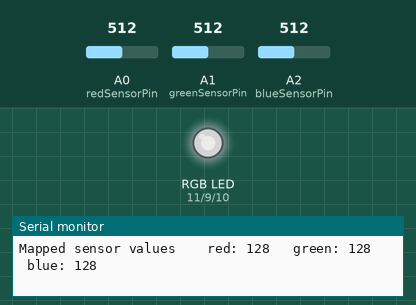
Simulated run of this sketch. Board: Arduino Uno, built with avr-gcc and run on an emulated ATmega328P. Parts: an RGB LED mixed from three pins (HIGH = lit), the last lines printed to the serial monitor. Inputs (shaded band) come from the test bench; at power-on: A0 (redSensorPin) = 512, A1 (greenSensorPin) = 512, A2 (blueSensorPin) = 512. Dim RGB values are drawn brighter than linear.

Above: at 1.2 s.
1.3 s: A0 (redSensorPin) set to 409
At 2.0 s:
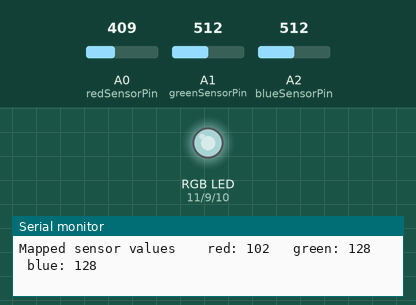
4.3 s: A0 (redSensorPin) set to 387
At 5.2 s:
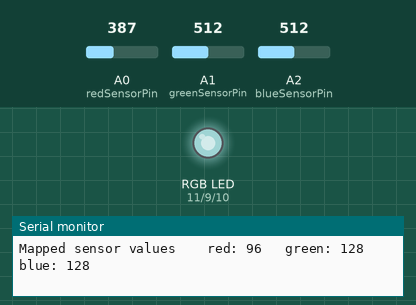
7.3 s: A1 (greenSensorPin) set to 416
At 8.7 s:
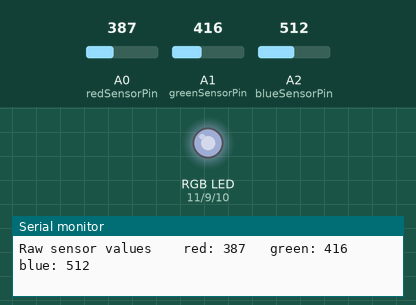
10.3 s: A1 (greenSensorPin) set to 392
At 11.6 s:
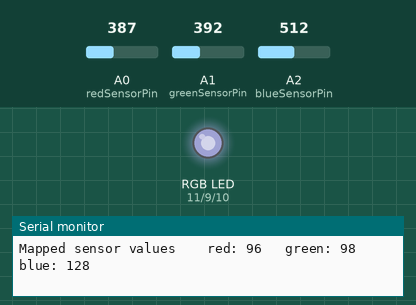
13.3 s: A2 (blueSensorPin) set to 414
At 14.1 s:
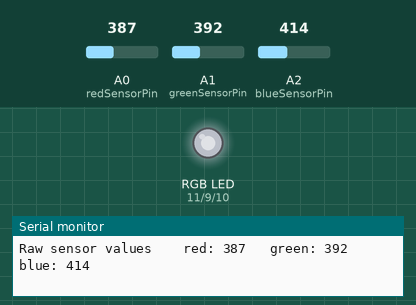
16.3 s: A2 (blueSensorPin) set to 390
At 17.7 s:
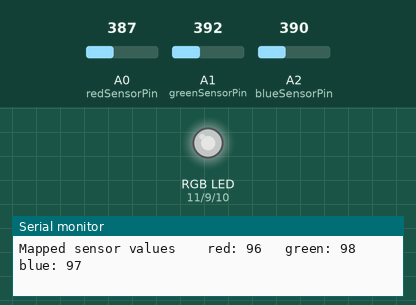
Timing chart, 0 to 19.3 s (numbered marks = the images above; inputs shaded):
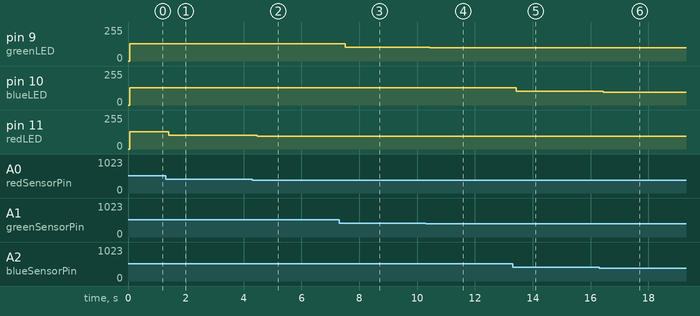

The sketch:

Sketch7.ino
```cpp
/*
 Name:		Sketch7.ino
 Created:	7/28/2020 9:52:01 AM
 Author:	Janie
*/
#pragma region Variables
const int redLED = 11, greenLED = 9, blueLED = 10, redSensorPin = A0, greenSensorPin = A1, blueSensorPin = A2;

int redValue = 0, greenValue = 0, blueValue = 0, redSensorValue = 0, greenSensorValue = 0, blueSensorValue = 0;
#pragma endregion

// the setup function runs once when you press reset or power the board
void setup() {
	Serial.begin(9600);

	pinMode(redLED, OUTPUT);
	pinMode(greenLED, OUTPUT);
	pinMode(blueLED, OUTPUT);
}

// the loop function runs over and over again until power down or reset
void loop() {
	redSensorValue = analogRead(redSensorPin);
	delay(5);
	greenSensorValue = analogRead(greenSensorPin);
	delay(5);
	blueSensorValue = analogRead(blueSensorPin);
	Serial.print("Raw sensor values \t red: ");
	Serial.print(redSensorValue);
	Serial.print("\t green: ");
	Serial.print(greenSensorValue);
	Serial.print("\t blue: ");
	Serial.println(blueSensorValue);

	redValue = redSensorValue / 4;
    greenValue = greenSensorValue / 4;
	blueValue = blueSensorValue / 4;

	Serial.print("Mapped sensor values \t red: ");
	Serial.print(redValue);
	Serial.print("\t green: ");
	Serial.print(greenValue);
	Serial.print("\t blue: ");
	Serial.println(blueValue);

	analogWrite(redLED, redValue);
	analogWrite(greenLED, greenValue);
	analogWrite(blueLED, blueValue);
}
```

Measured:
- after the input at 1.3 s, pin 11 (redLED): 128/255 → 102/255 after 0.12 s
- after the input at 4.3 s, pin 11 (redLED): 102/255 → 96/255 after 0.18 s
- after the input at 7.3 s, pin 9 (greenLED): 128/255 → 104/255 after 0.21 s
- after the input at 10.3 s, pin 9 (greenLED): 104/255 → 98/255 after 0.13 s
- after the input at 13.3 s, pin 10 (blueLED): 128/255 → 103/255 after 0.13 s
- after the input at 16.3 s, pin 10 (blueLED): 103/255 → 97/255 after 0.14 s
